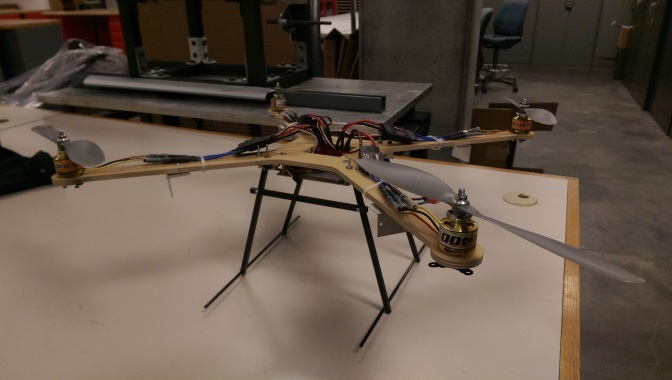
//> input picture StereoVisionTwoImages/QuadR1.jpg, 672 x 380 px
$ ./StereoVisionTwoImages ../QuadL3.jpg ../QuadR1.jpg ../QuadR1.jpg ../QuadR1.jpg ../QuadR1.jpg ../QuadR1.jpg ../QuadR1.jpg   (built with g++ and OpenCV 4, older OpenCV classes emulated)
//> lines starting //> are read from the running program, lines starting //| are printed output that depends on the picture; pictures that were not available may be replaced by others from this repository, and a replacement may not be noted
### StereoVisionTwoImages/StereoVisionTwoImages/stdafx.h
// stdafx.h : include file for standard system include files,
// or project specific include files that are used frequently, but
// are changed infrequently
//

#pragma once

#include "targetver.h"

#include <stdio.h>
#include <tchar.h>


// TODO: reference additional headers your program requires here

### StereoVisionTwoImages/StereoVisionTwoImages/StereoVisionTwoImages.cpp
// StereoScopicTest.cpp


#include "stdafx.h"

#include <iostream>
#include "opencv2/highgui/highgui.hpp"
#include "opencv2/imgproc/imgproc.hpp"
#include "opencv2/calib3d/calib3d.hpp"
#include "opencv2/contrib/contrib.hpp"
#include <stdio.h>

using namespace cv;
using namespace std;

int main(int argc, char** argv)
{
	while (true)
	{
		// Mats left and right images and for StereoBM
		Mat imgl, imgr, gl, gr;
		// Mats for the disparity results of StereoBM
		Mat disp, disp8;

		// Used for doing a disparity image with two offset images
		imgl = cvLoadImage(argv[7]);
//> imgl is the input picture: 380 rows x 672 cols, CV_8UC3; mean B, G, R 72.5, 84.5, 98.5
		imgr = cvLoadImage(argv[8]);
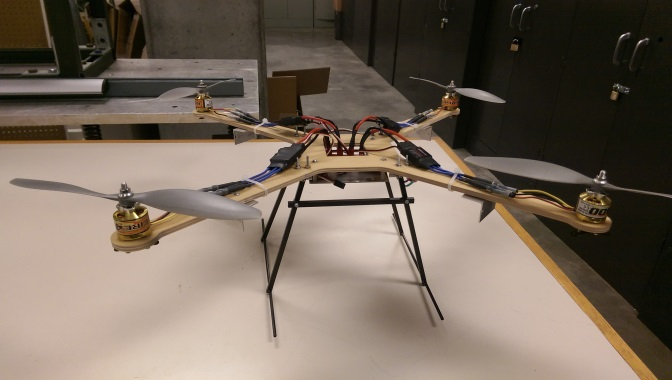
//> input picture StereoVisionTwoImages/QuadL3.jpg, 672 x 380 px, given in place of , which was not available
//> imgr is the input picture: 380 rows x 672 cols, CV_8UC3; mean B, G, R 92.4, 105.4, 119
		/*cout << "Arguments:" << endl;
		cout << argv[1] << " " << argv[2] << endl;*/

		// Error if images are not read
		if (!imgl.data || !imgr.data)
		{
			if (!imgl.data && !imgr.data)
				cout << "Couldn't find imgl and imgr" << endl;
			else if (!imgl.data)
				cout << "Couldn't find imgl" << endl;
			else
				cout << "Couldn't find imgr" << endl;
			return -1;
		}

		// Color the images as grayscale and store in gl and gr
		cvtColor(imgl, gl, CV_BGR2GRAY);
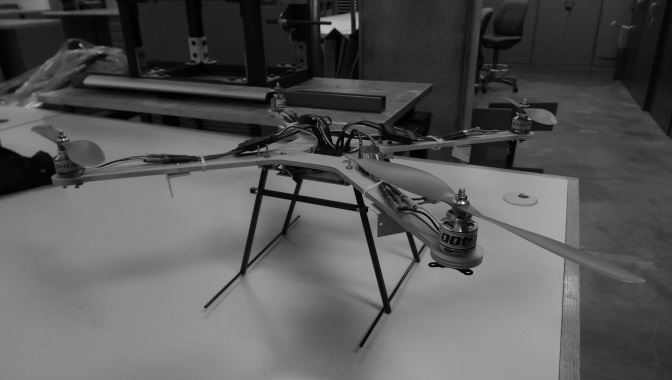
//> gl: 380 rows x 672 cols, CV_8UC1; min 0, max 249, mean 87.3
		cvtColor(imgr, gr, CV_BGR2GRAY);
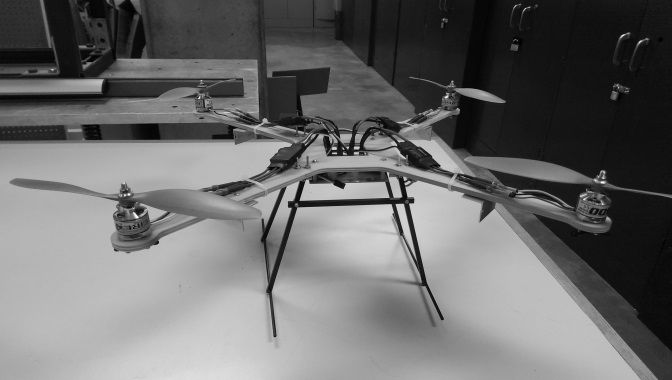
//> gr: 380 rows x 672 cols, CV_8UC1; min 0, max 251, mean 108

		// StereoBM
		// Use StereoBM to create disparity image
		StereoBM sbm;
		sbm.state->SADWindowSize = 5;//9;
		sbm.state->numberOfDisparities = 112;//48;//112
		sbm.state->preFilterSize = 5;//5
		sbm.state->preFilterCap = 61;//61
		sbm.state->minDisparity = -39;//-39
		sbm.state->textureThreshold = 507;//507
		sbm.state->uniquenessRatio = 5;//15;
		sbm.state->speckleWindowSize = 0;//0
		sbm.state->speckleRange = 8;// 8;
		sbm.state->disp12MaxDiff = 1;//1

		// Set StereoBM with gl and gr and store it in disp
		sbm(gl, gr, disp);
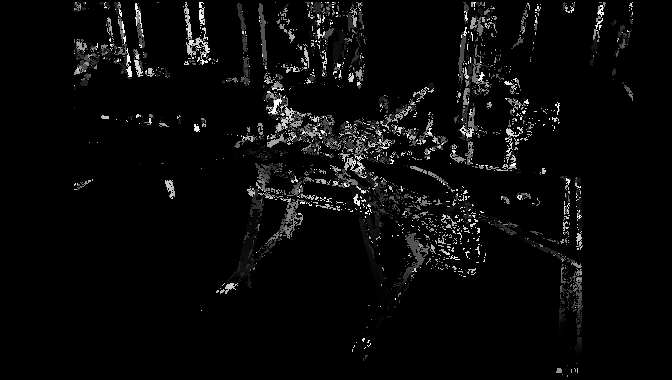
//> disp: 380 rows x 672 cols, CV_16SC1; min -640, max 1152, mean -573.3; drawn with min black and max white
		normalize(disp, disp8, 0, 255, CV_MINMAX, CV_8U);

		// Image of the original and disparity
		IplImage imgOL(imgl);
		IplImage imgOR(imgr);
		IplImage imgStereo(disp8);

		// Get distance using reprojectImageTo3D
		// XYZ is the object to contain all of 3D pixel information, will be used to calculate distance
		Mat XYZ;
		// Q is the object that holds all of the camera information needed for reprojectImageTo3D
		Mat Q;
		//**** Needs to be Revised/Implemented ****//
		// Creating the Q object does not work with the current camera that is used for this test
		// TODO
		//
		//stereoCalibration(...);
		//stereoRectify(...);
		//reprojectImageTo3D(disp8, XYZ, Q, false, CV_32F);

		// Show images
		cvShowImage("Original Left", &imgOL);
		cvShowImage("Original Right", &imgOR);
		cvShowImage("Stereo Vision", &imgStereo);


		// Exit loop by pressing the 'esc' key
		if (waitKey(30) == 27)
//> the Esc key is pressed
		{
			cout << "esc key is pressed by user" << endl;
			break;
		}
	}

	return 0;
}
